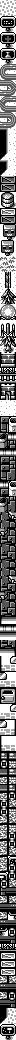

Below is a game level as drawn by its tile map, then a one-line description and the .tmx file that defines it, in full:
An orthogonal 2x130 tile map with 8x8 px tiles, 1 tile layer (metatiles), 4 tilesets.

<map height="130" orientation="orthogonal" renderorder="right-down" tileheight="8" tilewidth="8" width="2">
	<tileset firstgid="1" tilewidth="8" tileheight="8">
		<image source="../../../gfx/tilesets/image_16_65b0.png" />
	</tileset>
	<tileset firstgid="87" tilewidth="8" tileheight="8">
		<image source="../../../gfx/tilesets/image_16_6b00.png" />
	</tileset>
	<tileset firstgid="119" tilewidth="8" tileheight="8">
		<image source="../../../gfx/tilesets/gfx_06b_47b0.png" />
	</tileset>
	<tileset firstgid="129" tilewidth="8" tileheight="8">
		<image source="../../../gfx/tilesets/gfx_06b_4850.png" />
	</tileset>
	<layer height="130" id="1" name="metatiles" width="2">
		<data encoding="csv">
2, 2,
2, 2,
3, 5,
4, 6,
7, 9,
8, 10,
11, 13,
12, 14,
15, 17,
16, 18,
19, 21,
20, 22,
23, 17,
24, 18,
19, 25,
20, 26,
27, 29,
28, 30,
28, 29,
31, 30,
27, 29,
31, 30,
32, 33,
32, 33,
34, 36,
35, 37,
38, 39,
32, 33,
40, 42,
41, 43,
44, 46,
45, 47,
48, 50,
49, 51,
52, 54,
53, 55,
56, 58,
57, 59,
60, 62,
61, 63,
64, 66,
65, 67,
68, 70,
69, 71,
72, 74,
73, 75,
76, 78,
77, 79,
80, 82,
81, 83,
84, 29,
85, 30,
87, 89,
88, 90,
91, 93,
92, 94,
93, 93,
87, 94,
87, 94,
88, 95,
93, 89,
87, 90,
91, 94,
92, 95,
96, 97,
96, 98,
99, 98,
100, 101,
96, 98,
100, 101,
96, 98,
96, 98,
96, 97,
100, 101,
99, 98,
96, 98,
100, 101,
102, 103,
93, 93,
103, 103,
100, 101,
103, 104,
105, 107,
106, 108,
109, 111,
110, 108,
112, 114,
113, 115,
111, 107,
110, 108,
109, 116,
110, 117,
105, 111,
106, 108,
119, 121,
120, 122,
123, 121,
124, 122,
123, 119,
124, 120,
120, 125,
120, 122,
126, 125,
124, 122,
126, 120,
124, 120,
126, 125,
124, 127,
126, 120,
128, 120,
120, 125,
129, 130,
126, 125,
130, 131,
126, 133,
132, 130,
134, 120,
130, 135,
76, 78,
38, 39,
38, 39,
38, 39,
126, 125,
132, 130,
126, 120,
130, 135,
28, 2,
31, 2,
127, 128,
133, 134</data>
	</layer>
</map>
